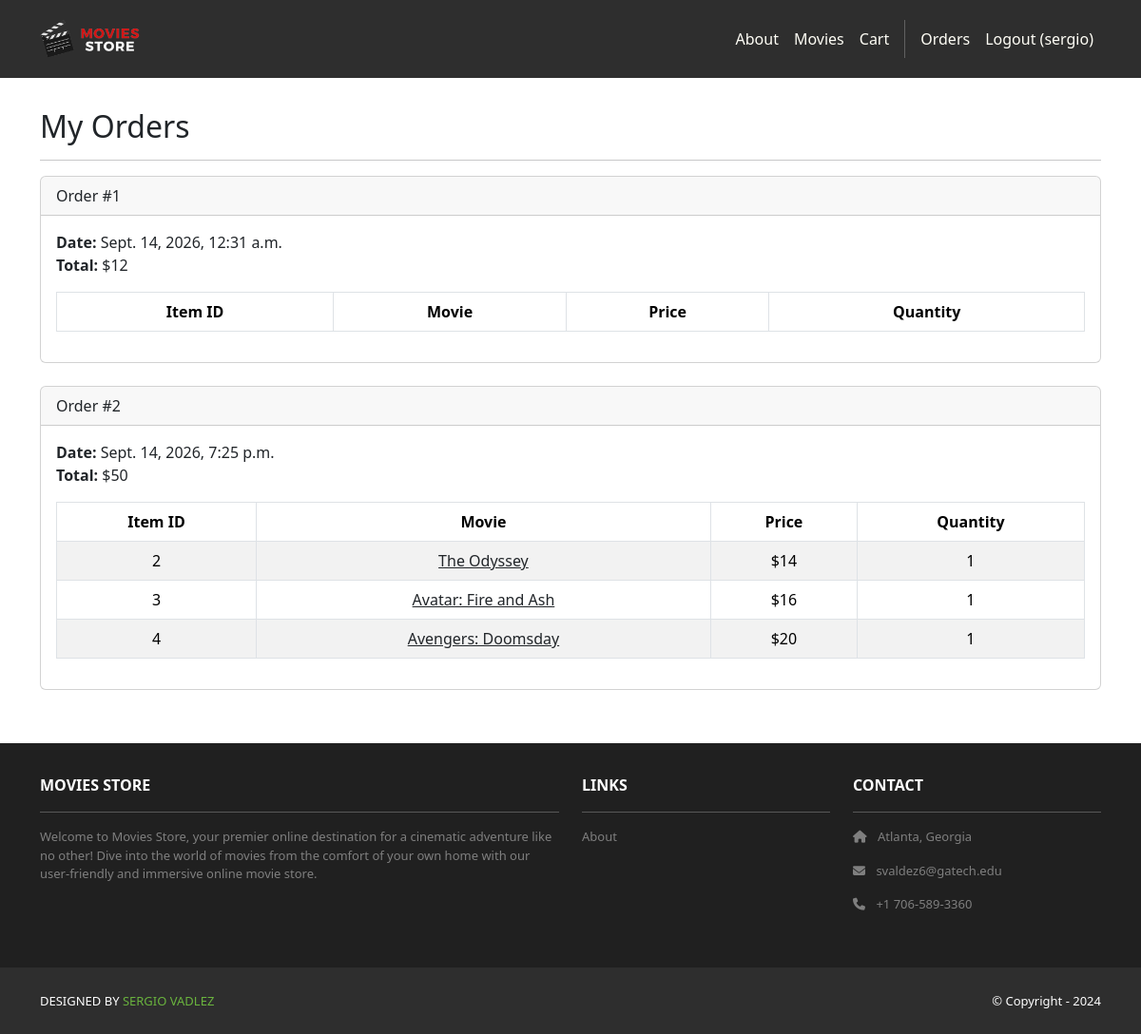
Page /accounts/orders/ (signed in) on the committed database.
### cart/models.py (models this page shows, shortened)
class Order(models.Model):
    id = models.AutoField(primary_key=True)
    total = models.IntegerField()
    date = models.DateTimeField(auto_now_add=True)
    user = models.ForeignKey(User,
        on_delete=models.CASCADE)

class Item(models.Model):
    id = models.AutoField(primary_key=True)
    price = models.IntegerField()
    quantity = models.IntegerField()
    order = models.ForeignKey(Order,
        on_delete=models.CASCADE)
    movie = models.ForeignKey(Movie,
        on_delete=models.CASCADE)

### movies/models.py (models this page shows, shortened)
class Movie(models.Model):
    id = models.AutoField(primary_key=True)
    name = models.CharField(max_length=255)
    price = models.IntegerField()
    description = models.TextField()
    image = models.ImageField(upload_to='movie_images/')

### accounts/views.py (the view)
# urls.py: path('orders/', views.orders, name='accounts.orders'),
@login_required
def orders(request):
    template_data = {}
    template_data['title'] = 'Orders'
    template_data['orders'] = request.user.order_set.all()
    return render(
        request,
        'accounts/orders.html',
        {'template_data': template_data}
    )

### accounts/templates/accounts/orders.html
{% extends 'base.html' %}
{% block content %}
<div class="p-3">
  <div class="container">
    <div class="row mt-3">
      <div class="col mx-auto mb-3">
        <h2>My Orders</h2>
        <hr />
        {% for order in template_data.orders %}
        <div class="card mb-4">
          <div class="card-header">
            Order #{{ order.id }}
          </div>
          <div class="card-body">
            <b>Date:</b> {{ order.date }}
            <br />
            <b>Total:</b> ${{ order.total }}
            <br />
            <table class="table table-bordered table-striped text-center mt-3">
              <thead>
                <tr>
                  <th scope="col">Item ID</th>
                  <th scope="col">Movie</th>
                  <th scope="col">Price</th>
                  <th scope="col">Quantity</th>
                </tr>
              </thead>
              <tbody>
                {% for item in order.item_set.all %}
                <tr>
                  <td>{{ item.movie.id }}</td>
                  <td>
                    <a
                      class="link-dark"
                      href="{% url 'movies.show' id=item.movie.id %}"
                    >
                      {{ item.movie.name }}
                    </a>
                  </td>
                  <td>${{ item.movie.price }}</td>
                  <td>{{ item.quantity }}</td>
                </tr>
                {% endfor %}
              </tbody>
            </table>
          </div>
        </div>
        {% endfor %}
      </div>
    </div>
  </div>
</div>
{% endblock content %}

### moviesstore/templates/base.html (shortened to what this page needs)
<!DOCTYPE html>
<html>
  {% load static %}
  <head>
    <link
      href="https://cdn.jsdelivr.net/npm/bootstrap@5.3.3/dist/css/bootstrap.min.css"
      rel="stylesheet"
    />
    <link
      rel="stylesheet"
      href="https://cdnjs.cloudflare.com/ajax/libs/font-awesome/6.1.1/css/all.min.css"
    />
    <link
      rel="stylesheet"
      type="text/css"
      href="{% static 'css/style.css' %}"
    />
  </head>
  <body>
    <nav class="p-3 navbar navbar-dark bg-dark navbar-expand-lg">
      <div class="container">
        <a
          class="navbar-brand"
          href="{% url 'home.index' %}"
        >
          <img
            src="{% static 'img/logo.png' %}"
            alt="logo"
            height="40"
          />
        </a>
        <div
          class="collapse navbar-collapse"
          id="navbarNavAltMarkup"
        >
          <div class="navbar-nav ms-auto navbar-ml">
            <a
              class="nav-link"
              href="{% url 'home.about' %}"
            >
              About
            </a>
            <a
              class="nav-link"
              href="{% url 'movies.index' %}"
            >
              Movies
            </a>
             <a class="nav-link"
              href="{% url 'cart.index' %}">Cart</a>
            {% if user.is_authenticated %}
            <a class="nav-link"
              href="{% url 'accounts.orders' %}">Orders
            </a>
              <a
                class="nav-link"
                href="{% url 'accounts.logout' %}"
              >
                Logout ({{ user.username }})
              </a>
            {% endif %}
          </div>
        </div>
      </div>
    </nav>
    <div>
      {% block content %}
      {% endblock content %}
    </div>
    <section class="p-3 ms-footer d-none d-md-block">
      <div class="container">
        <div class="row mt-3 text-white">
          <div class="col-md-6 col-lg-6 col-xl-6 mx-auto mb-4">
            <b>MOVIES STORE</b>
            <hr />
            <p>
              Welcome to Movies Store, your premier online
              destination for a cinematic adventure like no
              other! Dive into the world of movies from the
              comfort of your own home with our user-friendly
              and immersive online movie store.
            </p>
          </div>
          <div class="col-md-3 col-lg-3 col-xl-3 mx-auto mb-4">
            <b>LINKS</b>
            <hr />
            <p>
              <a
                class="nav-link"
                href="{% url 'home.about' %}"
              >
                About
              </a>
            </p>
          </div>
          <div class="col-md-3 col-lg-3 col-xl-3 mx-auto mb-4">
            <b>CONTACT</b>
            <hr />
            <p>
              <i class="fas fa-home me-2"></i>
              Atlanta, Georgia
            </p>
            <p>
              <i class="fas fa-envelope me-2"></i>
              svaldez6@gatech.edu
            </p>
            <p>
              <i class="fas fa-phone me-2"></i>
              +1 706-589-3360
            </p>
          </div>
        </div>
      </div>
    </section>
    <section class="p-3 ms-footer-bottom bg-dark">
      <div class="container d-flex justify-content-between">
        <div class="me-5 text-white">
          <span>
            DESIGNED BY
            <a
              href="https://www.x.com/danielgarax"
              target="_blank"
            >
              SERGIO VADLEZ
            </a>
          </span>
        </div>
        <div class="text-white">
          <span>© Copyright - 2024</span>
        </div>
      </div>
    </section>
  </body>
</html>

### moviesstore/static/css/style.css (style rules this page uses)
.navbar a.nav-link { color: #FFFEF6 !important; }
.bg-dark { background-color: #2E2E2E !important; }
.ms-footer { background-color: #202020; }
.ms-footer p { color: #7F7F7F; font-size: 13px; }
.ms-footer-bottom span { font-size: 13px; line-height: 38px; }
.ms-footer-bottom a { color: #6ab43e; text-decoration: none; }

### rows in the picture
Order: id "1", date "Sept. 14, 2026, 12:31 a.m.", total "12"
Order: id "2", date "Sept. 14, 2026, 7:25 p.m.", total "50"
Item: movie.id "2", movie.name "The Odyssey", movie.price "14", quantity "1"
Item: movie.id "3", movie.name "Avatar: Fire and Ash", movie.price "16", quantity "1"
Item: movie.id "4", movie.name "Avengers: Doomsday", movie.price "20", quantity "1"

### other values in the picture
{{ user.username }} "sergio"
